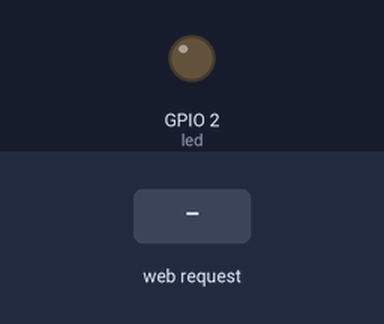
A program run on a simulated ESP32 board running MicroPython. Parts: output pins drawn as LEDs (lit = HIGH). Inputs (shaded band) come from the test bench. WiFi joins after 1.5 s; what the program prints to the serial console is not drawn.

Above: at 2.7 s.
2.8 s: HTTP request GET /?led_off received
At 3.9 s:
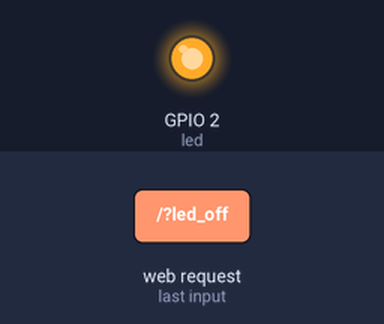
4.3 s: HTTP request GET /?led_on received
At 5.1 s:
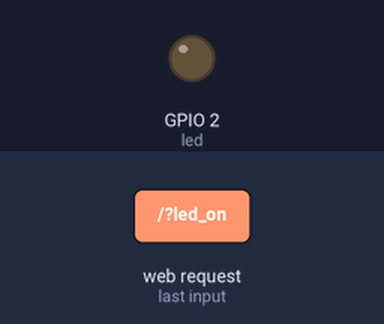
Timing chart, 0 to 7.3 s (numbered marks = the images above; inputs shaded):
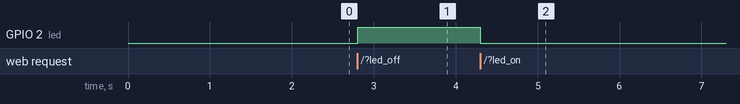

The program:

webser_access_point.py
```python
from machine import Pin
import network
import socket

ssid = 'Kannatham_2.4GHz'
password = 'Kannatham[2022]'

station = network.WLAN(network.STA_IF)

station.active(True)
station.connect(ssid, password)

while station.isconnected() == False:
  pass

print('Connection successful')
print(station.ifconfig())

led = Pin(2, Pin.OUT)
# For more details and step by step guide visit: Microcontrollerslab.com
led_state = "OFF"
def web_page():
    html = """ <!DOCTYPE html>
<html>
<head>
    <meta name="viewport" content="width=device-width, initial-scale=1">
     <style>
        body {
            font-family: 'apple-system';
            /* display: inline-block; */
            margin: 0px auto;
            text-align: center;
        }
        .navbar {
            display: flex;
            background-color: #333;
            color: white;
            /* border: 1px solid red; */
        }
        .lab {
            /* border: 1px solid red; */
            width: 20%;
            display: flex;
            justify-content: center;
            align-items: center;
        }

        ul {
            width: 100%;
            display: flex;
            justify-content: center;
            align-items: center;
            list-style: none;
            /* border: 1px solid red; */
        }
        ul li {
            margin: 0  1rem;
        }
        ul li a {
            color: #fff;
            text-decoration: none;
        }
        header {
            height: 450px;
            display: flex;
            justify-content: center;
            align-items: center;
             background-color: #333;

        }
        .header-info {
            width: 200px;
            color: #fff;

        }
        .btnON {
            font-family: Arial;
            text-align: center;
            color: #fff;
            padding: 1rem;
          /* display:flex;  เรียงแนวนอน */
           display:block; /* เรียงแนวตั้ง */
           /* height: 50px;
           width: 50px;
           /* border-radius: 50%;  */
          background-color: green;
           font-size: 50px;
          text-decoration-line: none;

        }
        .btnOFF {
          font-family: Arial;
            text-align: center;
            color: #333;
            padding: 1rem;
          /* display:flex;  เรียงแนวนอน */
           display:block; /* เรียงแนวตั้ง */
           /* height: 50px;
           width: 50px;
           /* border-radius: 50%;  */
          background-color: #ffe600;
           font-size: 50px;
          text-decoration-line: none;


        }
        footer {
            background-color: #00000;
            padding: 1rem;
            text-align: center;
        }
    </style>
</head>
<body>
    <section class="navbar">
        <div class="lab">
            <h1>MyLab</h1>
            <!-- <h6>ESP MicroPython Web Server</h6> -->
        </div>
        <ul>
            <li><a href="#">Home</a></li>
            <li><a href="#">About</a></li>
            <li><a href="#">Project</a></li>
            <li><a href="#">Contact</a></li>
        </ul>

    </section>
    <header>
        <div class="header-info">
        <p>LED state: <strong>""" + led_state + """</strong></p>
     <p>
         <a href=\"?led_on\" class="btnON">ON</a></p>
     <p>
         <a href=\"?led_off\" class="btnOFF">OFF</a>
    </p>
</div>
</header>
</body>
<footer>
    <p>&copy;|4Q-2022</p>
</footer>
</html>"""
    return html


s = socket.socket(socket.AF_INET, socket.SOCK_STREAM)
s.bind(('', 80))
s.listen(5)

while True:
    try:
        if gc.mem_free() < 102000:
            gc.collect()
        conn, addr = s.accept()
        conn.settimeout(3.0)
        print('Received HTTP GET connection request from %s' % str(addr))
        request = conn.recv(1024)
        conn.settimeout(None)
        request = str(request)
        print('GET Rquest Content = %s' % request)
        led_on = request.find('/?led_on')
        led_off = request.find('/?led_off')
        if led_on == 6:
            print('ON -> GPIO2')
            led_state = "ON"
            led.off()
        if led_off == 6:
            print('OFF -> GPIO2')
            led_state = "OFF"
            led.on()
        response = web_page()
        conn.send('HTTP/1.1 200 OK\n')
        conn.send('Content-Type: text/html\n')
        conn.send('Connection: close\n\n')
        conn.sendall(response)
        conn.close()
    except OSError as e:
        conn.close()
        print('Connection closed')
```

Measured:
- after the input at 2.8 s, GPIO 2 (led): LOW → HIGH at once
- after the input at 4.3 s, GPIO 2 (led): HIGH → LOW at once
